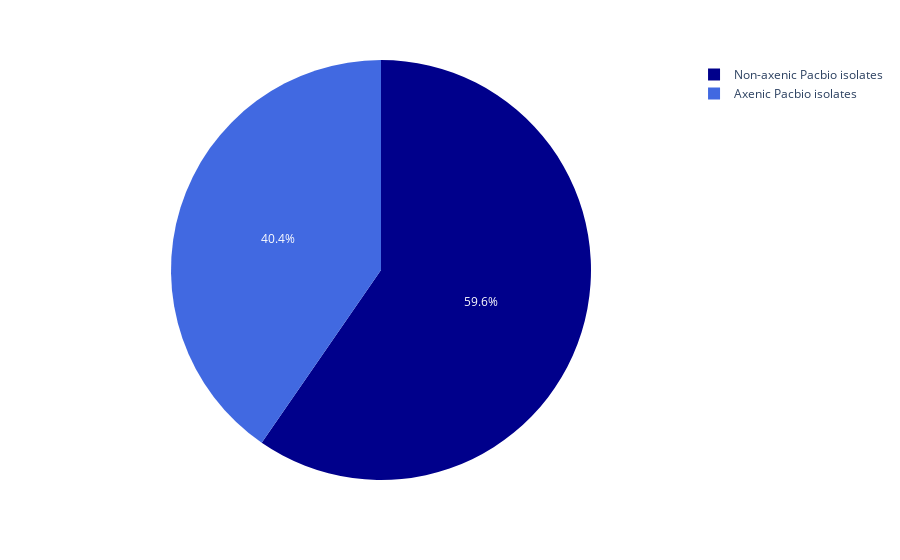

Notebook code for this chart:
### Markdown cell above
### Non-axenic VS Axenic Pacbio Cyanobacteria Isolates

### Code cell
import os
import pandas as pd
import plotly.express as px
REPO = os.path.abspath('').removesuffix('Stats_Analyses')
dfcap = pd.read_excel(REPO + 'Data/Obj1.xlsx', sheet_name='AxenicAna(Pacb)')
figcap = px.pie(dfcap, values='Number of Isolates', names='Pacbio', color='Pacbio',
               color_discrete_map = { 'Non-axenic Pacbio isolates' : 'darkblue',
                                      'Axenic Pacbio isolates' : 'royalblue'})
figcap.show()

### Figure 1 — Plotly figure (JSON) as saved in the notebook; plotly's stock layout.template omitted (floating-point values rounded to 4 significant figures)
{"data": [{"customdata": [["Non-axenic Pacbio isolates"], ["Axenic Pacbio isolates"]], "domain": {"x": [0, 1], "y": [0, 1]}, "hovertemplate": "Pacbio=%{customdata[0]}<br>Number of Isolates=%{value}<extra></extra>", "labels": ["Non-axenic Pacbio isolates", "Axenic Pacbio isolates"], "legendgroup": "", "marker": {"colors": ["darkblue", "royalblue"]}, "name": "", "showlegend": true, "sort": false, "type": "pie", "values": [31, 21]}], "layout": {"legend": {"tracegroupgap": 0}, "margin": {"t": 60}}}
